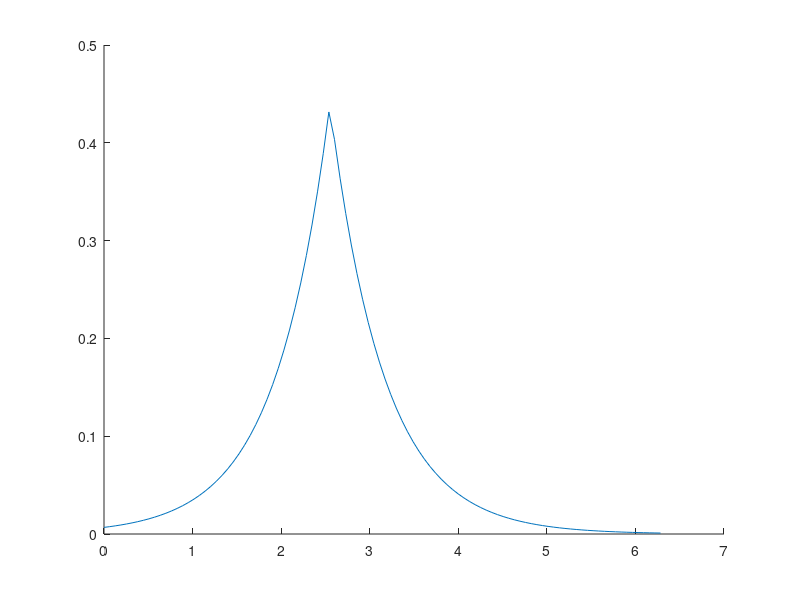
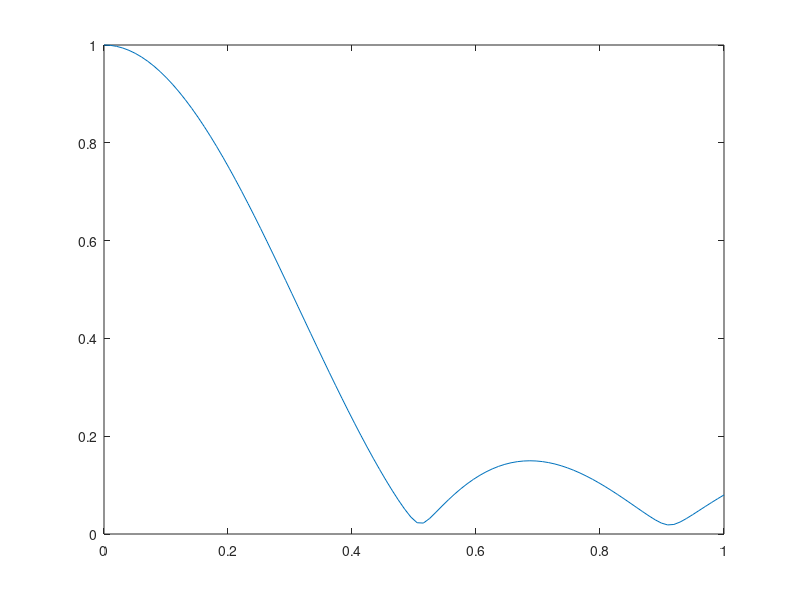

Recreate these plots in MATLAB, in order. (Note: a time limit stopped this script after it produced the figures.)
%%
%generate Laplace distribution
ideal_phi = linspace(0,2*pi,100);
miu = [0.7,-13.2,146.1,-30.5,-11.4,-1.1]*pi/180;b = 35*pi/180;
figure;hold on;
for i = 3:3
    Lap(i,:) =(1/(2*b))*exp(-abs(ideal_phi-miu(i))/b);
    % integral(Lap,-pi,pi)
    % plot(x,Lap(i,:));
end
pow = [-3,-4.3,-5.7,-7.3,-9,-11.4];
amp = 10.^(pow/10);
amp = amp./max(amp);
for i = 3:3
    LAP(i,:) = amp(i).*Lap(i,:);
    plot(ideal_phi,LAP(i,:));
end
Lap_fin = sum(LAP); Lap_fin = Lap_fin/sum(Lap_fin);
%% 
fc = 2.535e8;
c = 3e8;
lambda = c/fc;
d = linspace(0,lambda,100);

phi_a = 0*pi/180;
scenario = 'micro';

if isequal(scenario,'test')
    AOA = -22.5*pi/180;AS = 35*pi/180;
    PAS =@(x) (1/(2*AS))*(exp(-abs(x-AOA)/AS));
end
if isequal(scenario,'micro')
    % % SCME urban micro-cell
    AOA = [0.7,-13.2,146.1,-30.5,-11.4,-1.1]*pi/180;AS = 35*pi/180;phi_a = 0*pi/180;
    pow = [-3,-4.3,-5.7,-7.3,-9,-11.4];
    amp = 10.^(pow/10);
    A = amp./max(amp);
    PAS =@(x) (1/(2*AS))*(A(1)*exp(-abs(x-AOA(1))/AS)+A(2)*exp(-abs(x-AOA(2))/AS)+A(3)*exp(-abs(x-AOA(3))/AS)+...
        A(4)*exp(-abs(x-AOA(4))/AS)+A(5)*exp(-abs(x-AOA(5))/AS)+A(6)*exp(-abs(x-AOA(6))/AS));
elseif isequal(scenario,'macro')
    % %SCME urban macro-cell
    AOA = [65.7,45.6,143.2,32.5,-91.1,-19.2]*pi/180;AS = 35*pi/180;phi_a = 0*pi/180;
    pow = [-3,-5.2,-4.7,-8.2,-12.1,-15.5];
    amp = 10.^(pow/10);
    A = amp./max(amp);
    PAS =@(x) (1/(2*AS))*(A(1)*exp(-abs(x-AOA(1))/AS)+A(2)*exp(-abs(x-AOA(2))/AS)+A(3)*exp(-abs(x-AOA(3))/AS)+...
        A(4)*exp(-abs(x-AOA(4))/AS)+A(5)*exp(-abs(x-AOA(5))/AS)+A(6)*exp(-abs(x-AOA(6))/AS));
end

spatial = zeros(1,length(d));
sum_PAS = integral(PAS,-pi,pi);
for i = 1:100
fun_int = @(phi_p) exp(-1i*2*pi*(d(i)/lambda)*sin(phi_p - phi_a)).*PAS(phi_p)/sum_PAS;
spatial(i) = integral(fun_int,-pi,pi);
end

figure;plot(d/lambda,abs(spatial));
% grid on;

%%
%PAS continous->distrete
fc = 2.535e9;
c = 3e8;
lambda = c/fc;
d = linspace(0,lambda,100);
ideal_phi = linspace(-pi,pi,180);
PAS = zeros(1,length(ideal_phi));

real_phi = linspace(-pi,pi,18);
real_PAS = zeros(1,length(real_phi));

rate = length(ideal_phi)/length(real_phi);

phi_a = 0*pi/180;
scenario = 'micro';

switch scenario
    case 'test'
        AOA = -22.5*pi/180;AS = 35*pi/180;
        pow = 0;
        
    case 'micro'
        % % SCME urban micro-cell
        AOA = [0.7,-13.2,146.1,-30.5,-11.4,-1.1]*pi/180;AS = 35*pi/180;
        pow = [-3,-4.3,-5.7,-7.3,-9,-11.4];
        
    case 'macro'
        % %SCME urban macro-cell
        AOA = [65.7,45.6,143.2,32.5,-91.1,-19.2]*pi/180;AS = 35*pi/180;
        pow = [-3,-5.2,-4.7,-8.2,-12.1,-15.5];
        
    otherwise
        error('wrong scenario.');
end

%ideal scenario
amp = 10.^(pow/10);
A = amp./max(amp);
for i = 1:length(ideal_phi)
    for j = 1:length(AOA)
        PAS(i) = PAS(i) + A(j)*(1/(2*AS))*(exp(-abs(ideal_phi(i)-AOA(j))/AS));
    end
end

%real probe scenario
for i = 1:length(real_phi)
%     for j = 1:length(AOA)
%         real_PAS(i) = real_PAS(i) + A(j)*(1/(2*AS))*(exp(-abs(real_phi(i)-AOA(j))/AS));
%     end
    
    real_PAS(i) = sum(PAS(rate*(i-1)+1:rate*i))/rate;
    real_phi(i) = sum(ideal_phi(rate*(i-1)+1:rate*i))/rate;
end

spatial = zeros(2,length(d));
% sum_PAS = integral(PAS,-pi,pi);
sum_PAS = sum(PAS);
real_sum_PAS = sum(real_PAS);
error_tk = 1e-9*randn(1,length(real_phi));
% error_tk = zeros(1,length(real_phi));
for i = 1:length(d)
    for j = 1:length(ideal_phi)
        spatial(1,i) = spatial(1,i) + exp(-1i*2*pi*(d(i)/lambda)*sin(ideal_phi(j) - phi_a)).*PAS(j)/sum_PAS;
    end
    
    for k = 1:length(real_phi)
        tau(k) = d(i)*sin(real_phi(k)-phi_a)/c;
        spatial(2,i) = spatial(2,i) + exp(-1i*2*pi*fc * (tau(k) + error_tk(k)) ).*real_PAS(k)/real_sum_PAS;
    end
end

% stat = sqrt(sum((abs(spatial(2,:)-spatial(1,:)).^2))/length(spatial(1,:)))
stat = sum(abs(spatial(2,:)-spatial(1,:)))/length(spatial(1,:))

figure;plot(d/lambda,abs(spatial(1,:)),'b');
hold on;
plot(d/lambda,abs(spatial(2,:)),'r');
axis([0 1 0 1]);
xlabel('Antenna Separation in wavelength');
ylabel('Spatial Correlation')
grid on;

%%
%2020.01.07
%test with h1 h2 without the euqalation of saptial correlation
%using three method generate spatial correlation:
%   1. traditional formula method
%   2. numberical calculation method
%   3. simulation two antennas with circle method
clear;
fc = 2.535e9;
c = 3e8;
lambda = c/fc;
d = linspace(0,lambda,100);
new_d = linspace(0,lambda/2,100);
ideal_phi = linspace(-pi,pi,180);
PAS = zeros(1,length(ideal_phi));

real_phi = linspace(-pi,pi,18);
real_PAS = zeros(1,length(real_phi));

rate = length(ideal_phi)/length(real_phi);

phi_a = 60*pi/180;
scenario = 'micro';

switch scenario
    case 'test'
        AOA = -22.5*pi/180;AS = 35*pi/180;
        pow = 0;
        
    case 'micro'
        % % SCME urban micro-cell
        AOA = [0.7,-13.2,146.1,-30.5,-11.4,-1.1]*pi/180;AS = 35*pi/180;
        pow = [-3,-4.3,-5.7,-7.3,-9,-11.4];
        
    case 'macro'
        % %SCME urban macro-cell
        AOA = [65.7,45.6,143.2,32.5,-91.1,-19.2]*pi/180;AS = 35*pi/180;
        pow = [-3,-5.2,-4.7,-8.2,-12.1,-15.5];
        
    otherwise
        error('wrong scenario.');
end

%ideal scenario
amp = 10.^(pow/10);
A = amp./max(amp);
for i = 1:length(ideal_phi)
    for j = 1:length(AOA)
        PAS(i) = PAS(i) + A(j)*(1/(2*AS))*(exp(-abs(ideal_phi(i)-AOA(j))/AS));
    end
end

%real probe scenario
for i = 1:length(real_phi)
    real_PAS(i) = sum(PAS(rate*(i-1)+1:rate*i))/rate;
    real_phi(i) = sum(ideal_phi(rate*(i-1)+1:rate*i))/rate;
end

spatial = zeros(2,length(d));
% beta = -pi + (pi--pi).*rand(1,length(ideal_phi));
% beta = -pi + (pi--pi).*rand(1);
beta = 0;
alpha = 1;

%using for normalized PAS
sum_PAS = sum(PAS);
real_sum_PAS = sum(real_PAS);

%random error
% error_tk = 1e-11*randn(1,length(real_phi));
error_tk = zeros(1,length(real_phi));


%using numberical method calculate the spatial correlation
spatial_num = zeros(length(d),1);

%simulate radius of circle
r = 1;

for i = 1:length(d)
    %simulate spatial correlation using two antennas with circle 
    for j = 1:length(ideal_phi)
        phi_1 = (ideal_phi(j) - phi_a);
        phi_2 = pi - phi_1;
        d_1(j) = sqrt( r^2 + new_d(i)^2 - 2*new_d(i)*r*cos( phi_1 - pi/2 ) );
        d_2(j) = sqrt( r^2 + new_d(i)^2 - 2*new_d(i)*r*cos( phi_2 + pi/2 ) );
        delta_l(j) = d_2(j) - d_1(j);
        h_new_1(i,j) = alpha*exp(1j*(beta)).*sqrt(PAS(j)/sum_PAS);
        h_new_2(i,j) = alpha*exp(1j*(beta + 2*pi*delta_l(j)/lambda)).*sqrt(PAS(j)/sum_PAS);
    end
    spatial_circle(i) = sum(h_new_1(i,:).*conj(h_new_2(i,:)));
       
    %using numberical method calculate the spatial correlation
    for j = 1:length(ideal_phi)
        h(i,1,j) = alpha*exp(1j*(beta)).*sqrt(PAS(j)/sum_PAS);
        h(i,2,j) = alpha*exp(1j*(beta + 2*pi*(2*new_d(i)/lambda) * cos((pi/2-ideal_phi(j)) + phi_a) ) ).*sqrt(PAS(j)/sum_PAS);
    end
    h1_cal = reshape(h(i,1,:),1,length(PAS));
    h2_cal = reshape(conj(h(i,2,:)),1,length(PAS));
    spatial_num(i,:) = sum(h1_cal.*h2_cal);
    
    %using traditional method(ideally equation) calculate
    for k = 1:length(real_phi)
        tau(k) = d(i)*sin(real_phi(k)-phi_a)/c;
        spatial(2,i) = spatial(2,i) + exp(-1i*2*pi*fc * (tau(k) + error_tk(k)) ).*real_PAS(k)/real_sum_PAS;
    end
end

%calculate the statistical error
% stat = sum(abs(spatial(2,:)-spatial(1,:)))/length(spatial(1,:))

%plot spatial correlation
figure;plot(d/lambda,abs(spatial(1,:)),'b');
hold on;
plot(d/lambda,abs(spatial(2,:)),'r');
plot(d/lambda,abs(spatial_num),'g');
plot(d/lambda,abs(spatial_circle),'p');
axis([0 1 0 1]);
xlabel('Antenna Separation in wavelength');
ylabel('Spatial Correlation')
grid on;
%%
bitseq = randn(1,100);
bitseq(bitseq>0)=1;
bitseq(bitseq<0)=0;
QPSK_table = [1+1j  -1+1j -1-1j 1-1j]/sqrt(2); 
t_symbol = linspace(0,1,32);f = 1;
for i=1:length(bitseq)/2
   temp = bitseq(2*(i-1)+1)*2 +bitseq(2*(i-1)+2);
   QPSK_symbols(i) = QPSK_table(temp+1);
   sig((i-1)*32+1:i*32) = real(QPSK_symbols(i)).*cos(2*pi*f*t_symbol)-1j*imag(QPSK_symbols(i)).*sin(2*pi*f*t_symbol);
end

for i = 1:length(d)
    for j = 1:length(ideal_phi)
        h(i,1,j) = alpha*exp(1j*(beta)).*sqrt(PAS(j)/sum_PAS);
        h(i,2,j) = alpha*exp(1j*(beta + 2*pi*(d(i)/lambda)*sin(ideal_phi(j) - phi_a))).*sqrt(PAS(j)/sum_PAS);
        sig_rx(i,1,j,:) = conv(sig,h(i,1,j));
        sig_rx(i,2,j,:) = conv(sig,h(i,1,j));
    end
    
    
    for k = 1:length(real_phi)
        tau(k) = d(i)*sin(real_phi(k)-phi_a)/c;
        spatial(2,i) = spatial(2,i) + exp(-1i*2*pi*fc * (tau(k) + error_tk(k)) ).*real_PAS(k)/real_sum_PAS;
    end
end

% [a,b] = xcorr(h(2,:),h(1,:));
% dd = abs(imag(a));

% stat = sqrt(sum((abs(spatial(2,:)-spatial(1,:)).^2))/length(spatial(1,:)))
stat = sum(abs(spatial(2,:)-spatial(1,:)))/length(spatial(1,:))


for i = 1:length(d)
    spatial_num(i,:) = xcorr(reshape(sig_rx(i,1,:),1,length(sig_rx)),reshape(conj(sig_rx(i,2,:)),1,length(sig_rx)));
    imag_a(i,:) = abs(imag(spatial_num(i,:)));
    
    imag_a_max(i) = max(abs(imag(spatial_num(i,:))));
end

figure;plot(d/lambda,abs(spatial(1,:)),'b');
hold on;
plot(d/lambda,abs(spatial(2,:)),'r');
% axis([0 1 0 1]);
xlabel('Antenna Separation in wavelength');
ylabel('Spatial Correlation');
grid on;

%figure;surf(imag_a);
%title(scenario);
%figure;
plot(d/lambda,imag_a(:,180));
% figure;plot(imag_a_max);
